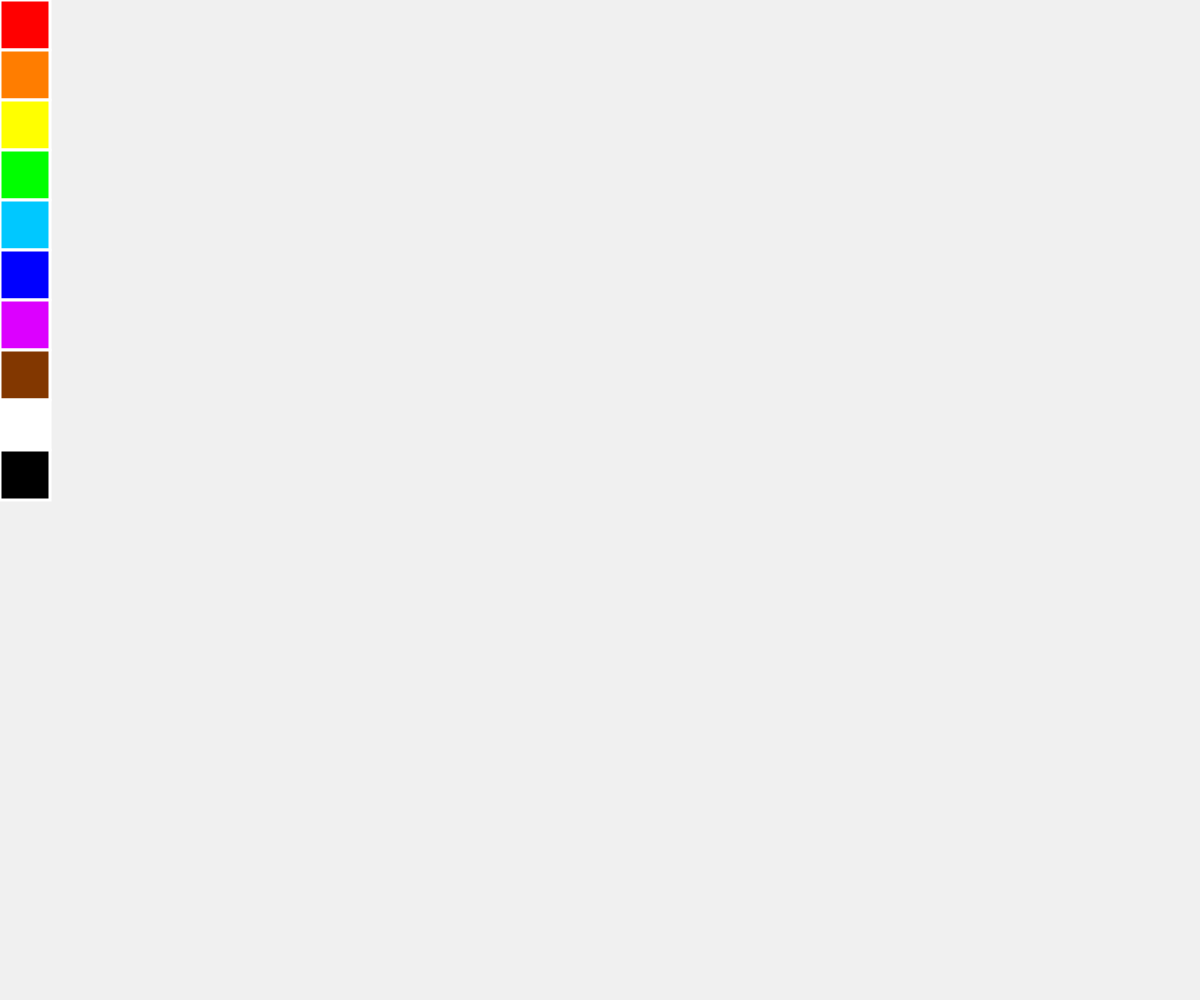
Frame 1 (no input)
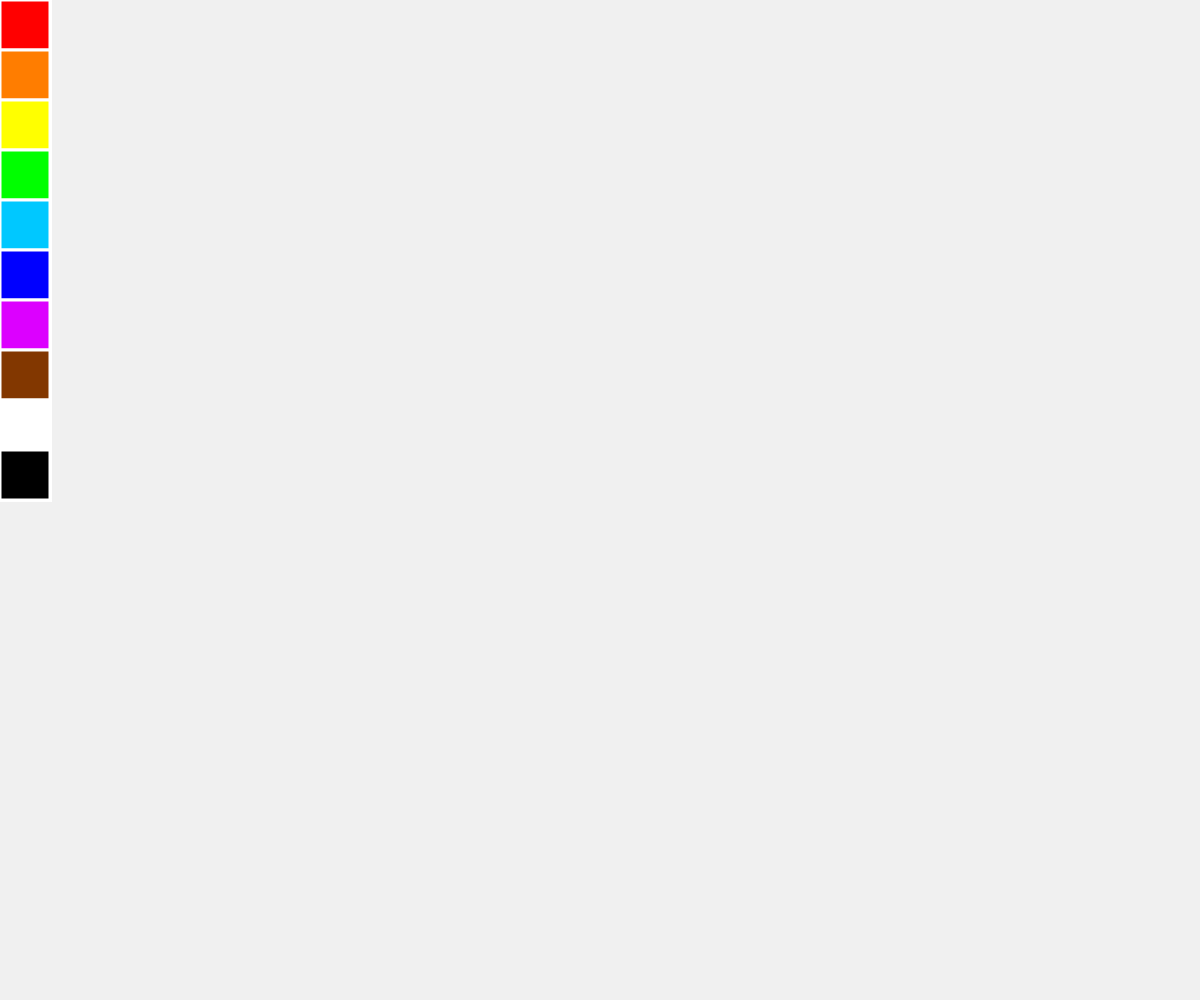
Frame 60 (no input)
Frame 120 (the mouse pressed at the canvas centre since frame 60): identical to frame 60, image omitted

The p5.js sketch that drew these frames (run headless with seeded random() and noise() and a simulated clock; from frame 60 on, the mouse is pressed at the canvas centre):

// p5.js sketch
// ── sketch.js
let strokeColor = [0, 0, 0];

function setup() {
  createCanvas(windowWidth, windowHeight);
  background(240);
}

function draw() {
  strokeWeight(3);
  stroke(255);
  fill(255, 0, 0); // red
  square(0, 0, 50);
  fill(255, 125, 0); // orange
  square(0, 50, 50);
  fill(255, 255, 0); // yellow
  square(0, 100, 50);
  fill(0, 255, 0); // green
  square(0, 150, 50);
  fill(0, 200, 255); // light blue
  square(0, 200, 50);
  fill(0, 0, 255); // blue
  square(0, 250, 50);
  fill(220, 0, 255); // purple
  square(0, 300, 50);
  fill(130, 55, 0); // brown
  square(0, 350, 50);
  fill(255, 255, 255); // white
  square(0, 400, 50);
  fill(0, 0, 0); // black
  square(0, 450, 50);
}

function mousePressed() {
  console.log("mouse pressed");
  if((mouseX >= 0 && mouseX <= 0 + 50
    && mouseY >= 0 && mouseY <= 0 + 50)) {
    strokeColor =[255, 0, 0];
  } else if((mouseX >= 0 && mouseX <= 0 + 50
    && mouseY >= 50 && mouseY <= 50 + 50)) {
    strokeColor = [255, 125, 0];
  } else if((mouseX >= 0 && mouseX <= 0 + 50
    && mouseY >= 100 && mouseY <= 100 + 50)) {
    strokeColor = [255, 255, 0];
  } else if((mouseX >= 0 && mouseX <= 0 + 50
    && mouseY >= 150 && mouseY <= 150 + 50)) {
    strokeColor = [0, 255, 0];
  } else if((mouseX >= 0 && mouseX <= 0 + 50
    && mouseY >= 200 && mouseY <= 200 + 50)) {
    strokeColor = [0, 200, 255];
  } else if((mouseX >= 0 && mouseX <= 0 + 50
    && mouseY >= 250 && mouseY <= 250 + 50)) {
    strokeColor = [0, 0, 255];
  } else if((mouseX >= 0 && mouseX <= 0 + 50
    && mouseY >= 300 && mouseY <= 300 + 50)) {
    strokeColor = [220, 0, 255];
  } else if((mouseX >= 0 && mouseX <= 0 + 50
    && mouseY >= 350 && mouseY <= 350 + 50)) {
    strokeColor = [130, 55, 0];
  } else if((mouseX >= 0 && mouseX <= 0 + 50
    && mouseY >= 400 && mouseY <= 400 + 50)) {
    strokeColor = [255, 255, 255];
  } else if((mouseX >= 0 && mouseX <= 0 + 50
    && mouseY >= 450 && mouseY <= 450 + 50)) {
    strokeColor = [0, 0, 0];
  } 
}

function mouseDragged() {
  strokeWeight(10);
  stroke(strokeColor);
  line(pmouseX, pmouseY, mouseX, mouseY);
}
